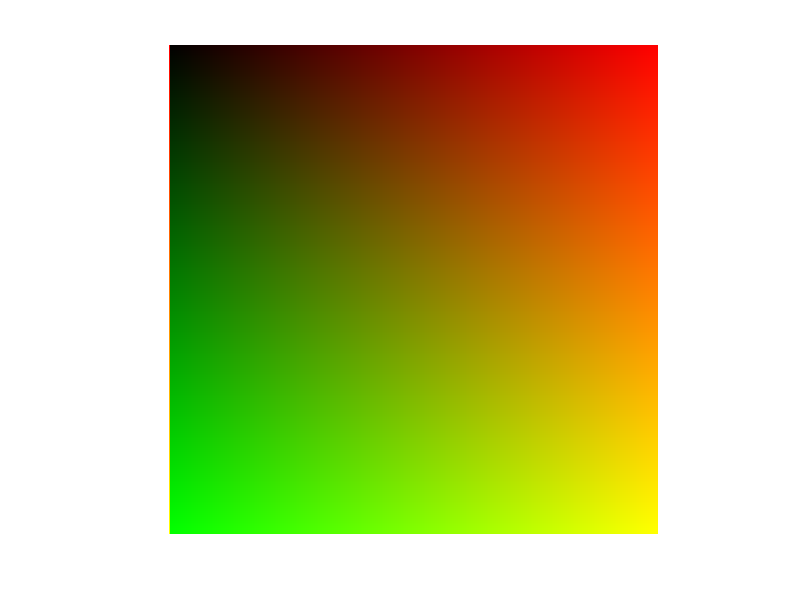
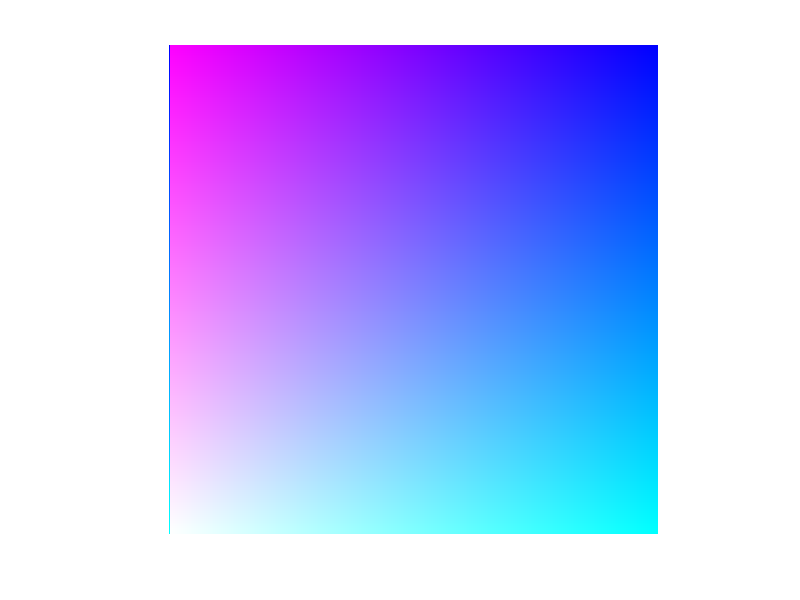
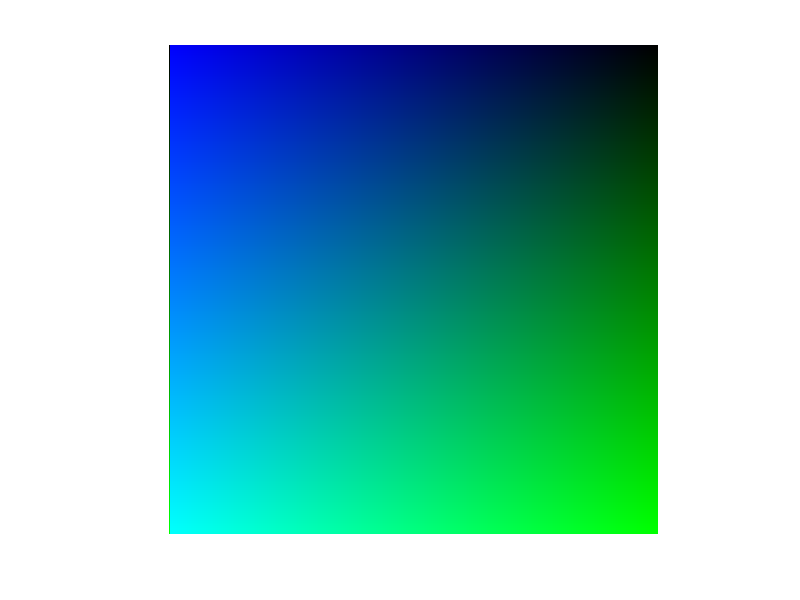
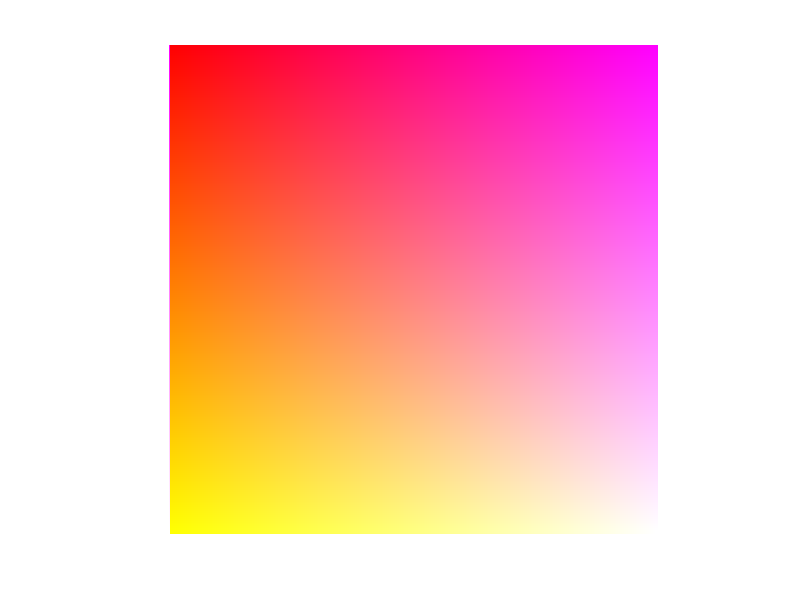

The MATLAB script that drew these images, in order:
%Clase 12/02/2025
%Cubo de colores

clc
clear
close all

for x=1:256
    for y=1:256
        IMA1(x,y,1)=y;
        IMA1(x,y,2)=x;
        IMA1(x,y,3)=0;

        IMA2(x,y,1)=255-y;
        IMA2(x,y,2)=x;
        IMA2(x,y,3)=255;

        IMA3(x,y,1)=0;
        IMA3(x,y,2)=x;
        IMA3(x,y,3)=255-y;

        IMA4(x,y,1)=255;
        IMA4(x,y,2)=x;
        IMA4(x,y,3)=y;

        IMA5(x,y,1)=y;
        IMA5(x,y,2)=0;
        IMA5(x,y,3)=255-x;

        IMA6(x,y,1)=y;
        IMA6(x,y,2)=255;
        IMA6(x,y,3)=x;
    end
end

figure,imshow(uint8(IMA1))
figure,imshow(uint8(IMA2))
figure,imshow(uint8(IMA3))
figure,imshow(uint8(IMA4))
figure,imshow(uint8(IMA5))
figure,imshow(uint8(IMA6))
